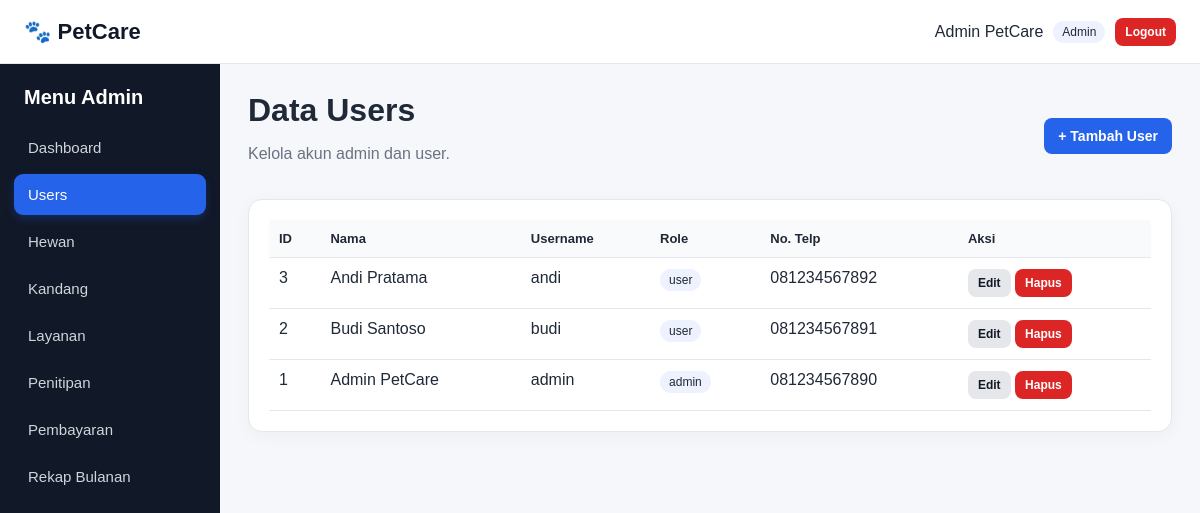
Screenshot of /admin/users/index.php (signed in) with the database file from the repository.
### tables this page shows
CREATE TABLE `users` (
  `id_user` int(11) NOT NULL,
  `nama` varchar(100) NOT NULL,
  `username` varchar(50) NOT NULL,
  `password` varchar(255) NOT NULL,
  `role` enum('admin','user') NOT NULL DEFAULT 'user',
  `no_telp` varchar(20) DEFAULT NULL,
  `alamat` text DEFAULT NULL
);

### includes/auth.php (called while the page is built, shortened)
<?php
function e(?string $value): string
{
    return htmlspecialchars($value ?? '', ENT_QUOTES, 'UTF-8');
}

### admin/users/index.php (the view, shortened to what this page needs)
<?php
require_once '../../config/koneksi.php';
require_once '../../includes/auth.php';
$data = $pdo->query("SELECT * FROM users ORDER BY id_user DESC")->fetchAll();
include '../../includes/header.php';
?>
<div class="page-head">
    <div><h1>Data Users</h1><p class="muted">Kelola akun admin dan user.</p></div>
    <a class="btn btn-primary" href="tambah.php">+ Tambah User</a>
</div>
<div class="card table-wrap">
<table>
<thead><tr>
    <th>ID</th><th>Nama</th><th>Username</th><th>Role</th><th>No. Telp</th><th>Aksi</th>
</tr></thead>
<tbody>
<?php foreach ($data as $row): ?>
<tr>
    <td><?= e((string)$row['id_user']) ?></td>
    <td><?= e($row['nama']) ?></td>
    <td><?= e($row['username']) ?></td>
    <td><span class="badge"><?= e($row['role']) ?></span></td>
    <td><?= e($row['no_telp']) ?></td>
    <td class="actions">
        <a class="btn btn-sm btn-secondary" href="edit.php?id=<?= $row['id_user'] ?>">Edit</a>
        <form action="hapus.php" method="post" class="inline-form" onsubmit="return confirm('Hapus user ini?');">
            <button class="btn btn-sm btn-danger" type="submit">Hapus</button>
        </form>
    </td>
</tr>
<?php endforeach; ?>
</tbody>
</table>
</div>
<?php include '../../includes/footer.php'; ?>

### assets/css/style.css (style rules this page uses)
* { box-sizing: border-box; }
body { margin: 0; font-family: Arial, Helvetica, sans-serif; background: #f5f7fb; color: #1f2937; }
.role-badge, .badge { display: inline-block; padding: 4px 9px; border-radius: 999px; background: #eef2ff; font-size: 12px; }
.page-head { display: flex; justify-content: space-between; align-items: center; gap: 16px; margin-bottom: 20px; }
.page-head h1 { margin: 0 0 5px; }
.muted { color: #6b7280; }
.card { background: #fff; border: 1px solid #e5e7eb; border-radius: 14px; padding: 20px; box-shadow: 0 4px 18px rgba(15, 23, 42, 0.04); margin-bottom: 20px; }
.table-wrap { overflow: auto; }
table { width: 100%; border-collapse: collapse; min-width: 760px; }
th, td { padding: 11px 10px; border-bottom: 1px solid #e5e7eb; text-align: left; vertical-align: top; }
th { font-size: 13px; background: #f9fafb; }
.actions { white-space: nowrap; }
.inline-form { display: inline; }
.btn { display: inline-block; border: 0; border-radius: 8px; padding: 10px 14px; text-decoration: none; cursor: pointer; font-weight: 600; font-size: 14px; }
.btn-sm { padding: 7px 10px; font-size: 12px; }
.btn-primary { background: #2563eb; color: #fff; }
.btn-secondary { background: #e5e7eb; color: #111827; }
.btn-danger { background: #dc2626; color: #fff; }

### rows the page displays
users: id_user "3", nama "Andi Pratama", username "andi", role "user", no_telp "081234567892"
users: id_user "2", nama "Budi Santoso", username "budi", role "user", no_telp "081234567891"
users: id_user "1", nama "Admin PetCare", username "admin", role "admin", no_telp "081234567890"

### other values shown
$_SESSION['user']['nama'] "Admin PetCare"
$_SESSION['user']['role'] "Admin"
